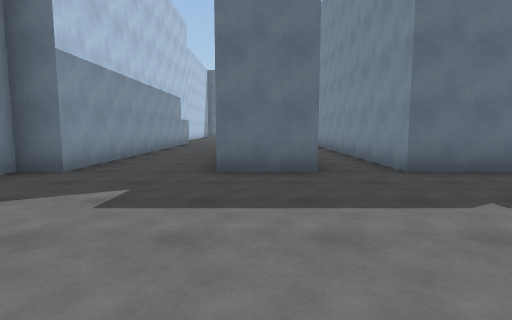
view 1 (above)

23 first-person views from a walk through a 3-D level made in the Unity game engine. The camera is 1.4 m above the floor, tilts 6° down and sees 80° across. The floor is counted in squares, 2 m on a side. Each view is taken from the middle of a square. On the plan, view 1 faces up. The plan holds only what a view shows up to about 10 squares ahead; the rest is blank. The player is left out. Some animated figures are not drawn.

view 2
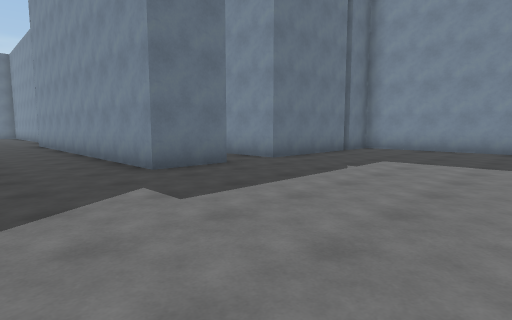

view 3
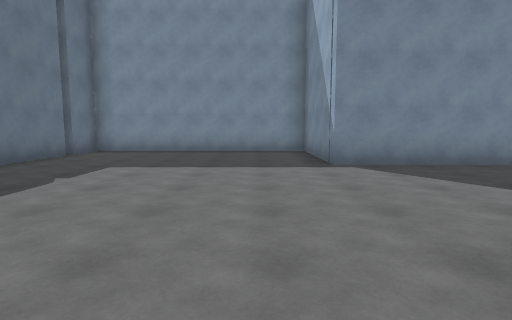

view 4
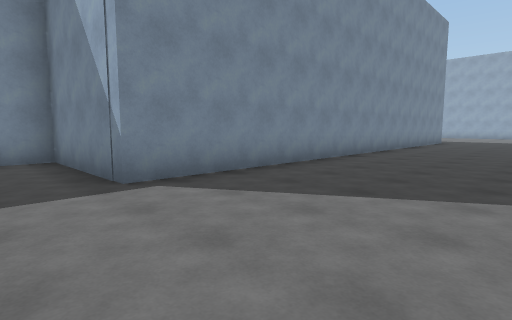

view 5
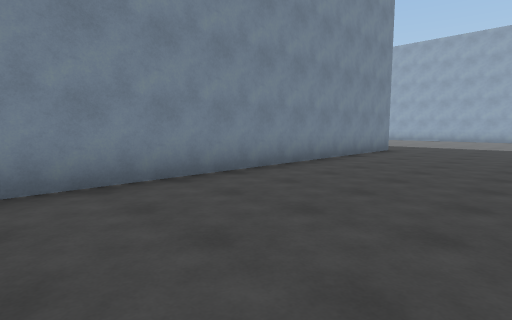

view 6
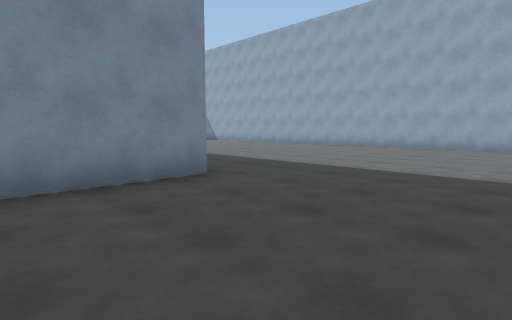

view 7
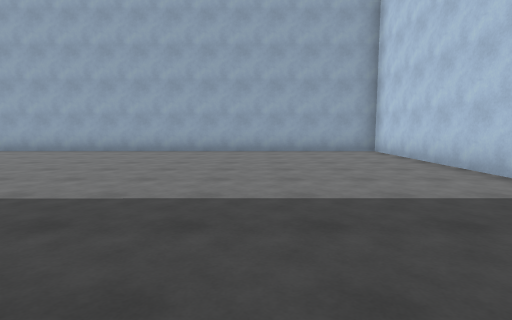

view 8
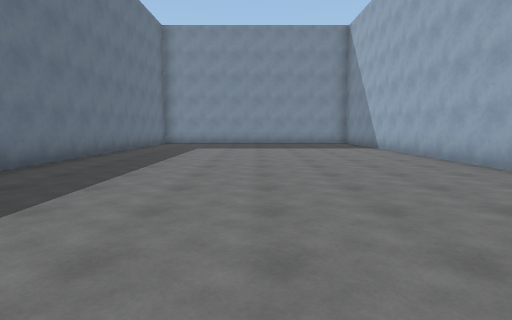

view 9
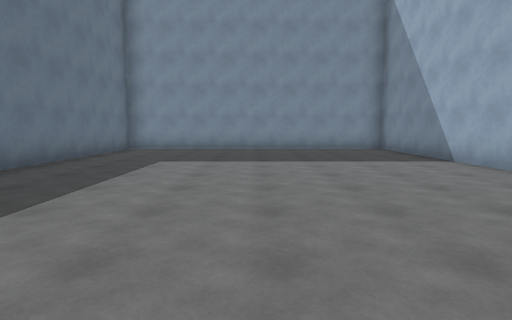

view 10
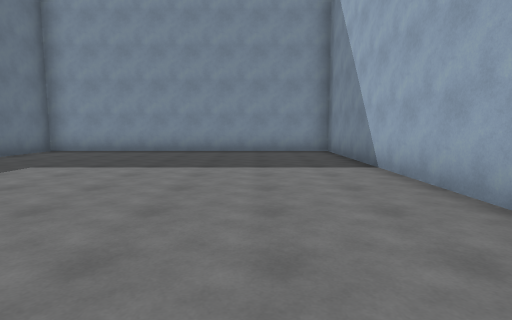

view 11
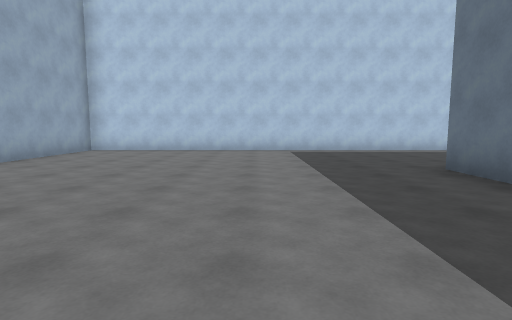

view 12
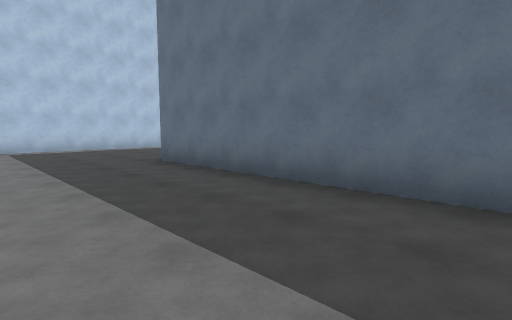

view 13
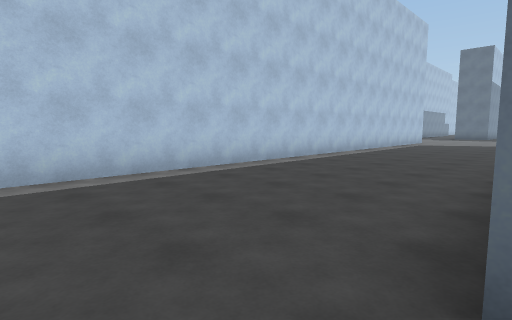

view 14
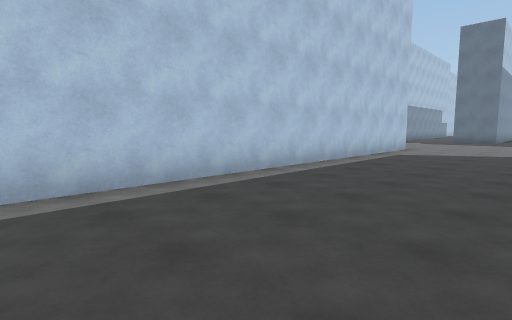

view 15
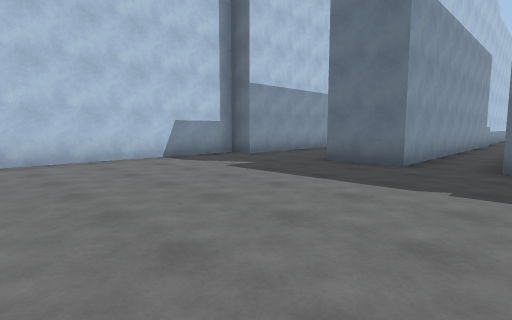

view 16
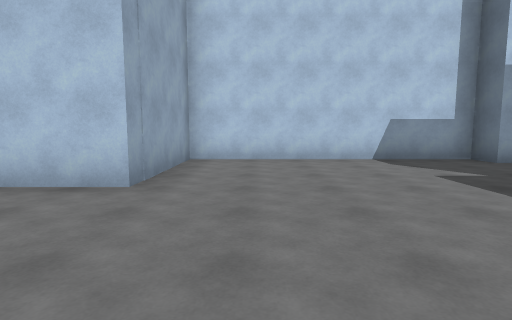

view 17
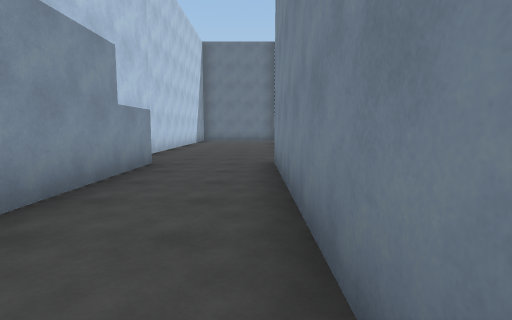

view 18
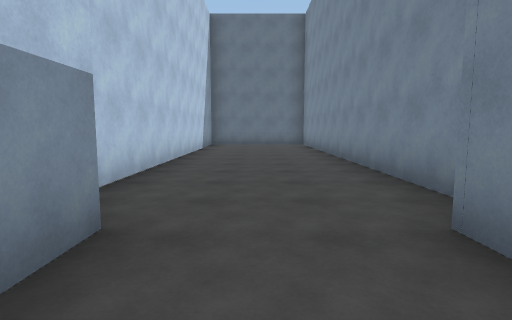

view 19
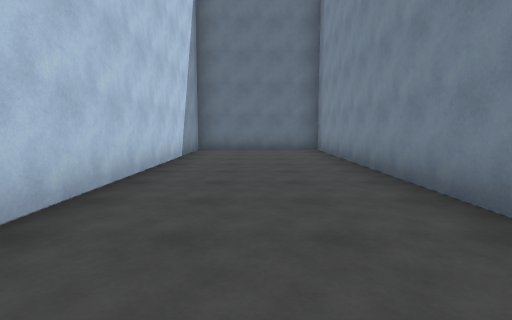

view 20
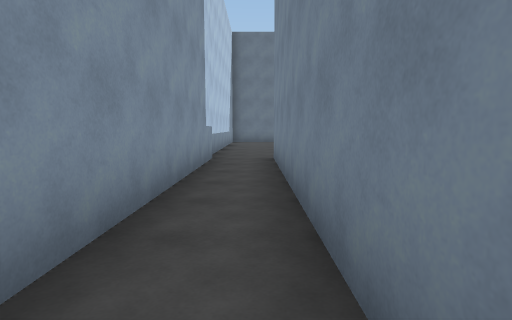

view 21
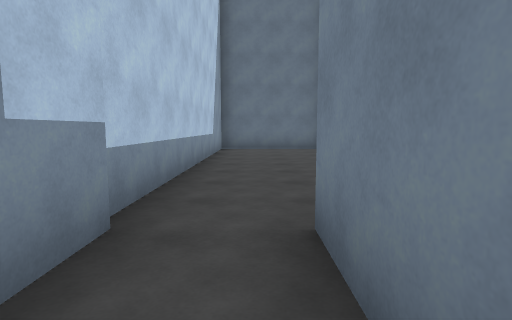

view 22
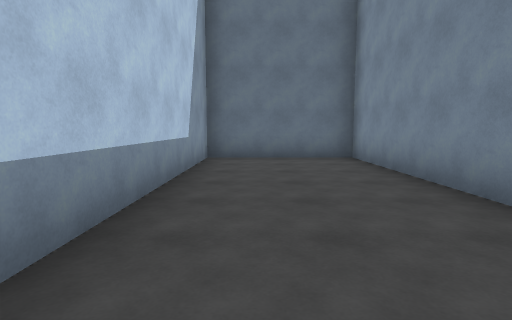

view 23
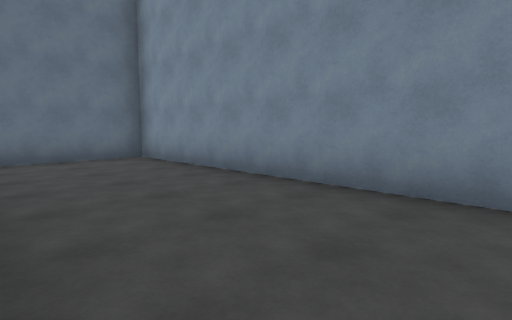

### Floor plan
Ten units are one square. View 1 is at (0, 0); x grows to the right and y downward. Boxes are objects, and circles mark ways between rooms. Rooms are numbered by the first view taken in them; rooms with no view inside come last. Other rooms are left out.
<svg viewBox="-43 -254 230 501">
<path fill="none" stroke="#000" d="M58 -48 24 -48 24 -141M10 -145 10 -48 -6 -48 -6 -141M-31 -141 -31 -48 -38 -48 -38 15 -6 15 -6 242 182 242 182 158 39 158 39 15 73 15 73 -48 60 -48M0 -150 0 -249 -38 -249 -38 -155M43 -152 43 -222 10 -222 10 -145"/>
<circle cx="20" cy="-150" r="3" fill="#2a7"/>
<text x="30" y="80">1</text>
<text x="20" y="-190">2</text>
</svg>
Room 1 opens to room 2.

Where each view was taken, in squares from view 1:
view 1: 0 up, 0 right, facing up
view 2: 0 up, 3 left, facing up-right
view 3: 0 up, 2 left, facing right
view 4: 0 up, 0 right, facing down-right
view 5: 6 down, 0 right, facing down-right
view 6: 13 down, 0 right, facing down-right
view 7: 15 down, 3 right, facing down
view 8: 20 down, 4 right, facing right
view 9: 20 down, 8 right, facing right
view 10: 22 down, 9 right, facing right
view 11: 19 down, 9 right, facing left
view 12: 19 down, 10 right, facing up-left
view 13: 17 down, 4 right, facing up-left
view 14: 12 down, 3 right, facing up-left
view 15: 1 down, 3 right, facing up-left
view 16: 0 up, 3 right, facing left
view 17: 8 up, 1 left, facing up
view 18: 12 up, 2 left, facing up
view 19: 15 up, 2 left, facing up
view 20: 7 up, 2 right, facing up
view 21: 12 up, 2 right, facing up
view 22: 15 up, 2 right, facing up
view 23: 15 up, 1 right, facing up-right
